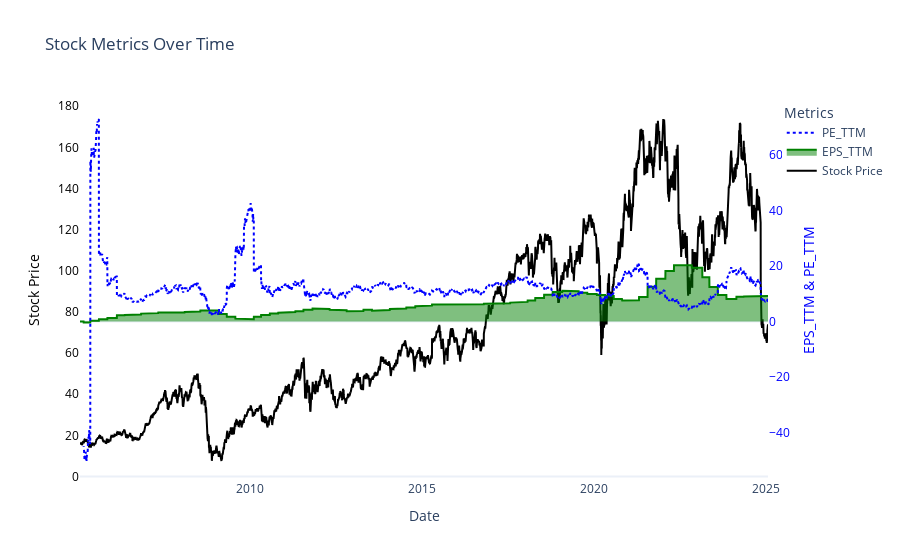

This figure's notebook cell:
### Code cell
import plotly.graph_objects as go


# Create the figure
fig = go.Figure()

# Add stock_price on primary y-axis (left)
fig.add_trace(go.Scatter(
    x=stock_consolidate_df.index,
    y=stock_consolidate_df["stock_price"],
    mode='lines',
    line=dict(color='black'),
    name='Stock Price',
    yaxis="y1"
))

# Add EPS_TTM on secondary y-axis (right)
fig.add_trace(go.Scatter(
    x=stock_consolidate_df.index,
    y=stock_consolidate_df["EPS_TTM"],
    mode='lines',
    fill='tonexty',  # Shadow effect
    line=dict(color='green'),
    name='EPS_TTM',
    yaxis="y2"
))

# Add PE_TTM on secondary y-axis (right)
fig.add_trace(go.Scatter(
    x=stock_consolidate_df.index,
    y=stock_consolidate_df["PE_TTM"],
    mode='lines',
    line=dict(color='blue', dash='dot'),
    name='PE_TTM',
    yaxis="y2"
))

# Update layout to remove grid and configure dual y-axes
fig.update_layout(
    title="Stock Metrics Over Time",
    xaxis=dict(title="Date", showgrid=False),
    yaxis=dict(
        title="Stock Price",
        showgrid=False,
        titlefont=dict(color="black"),
        tickfont=dict(color="black")
    ),
    yaxis2=dict(
        title="EPS_TTM & PE_TTM",
        overlaying="y",  # Overlay with y1
        side="right",
        showgrid=False,
        titlefont=dict(color="blue"),
        tickfont=dict(color="blue")
    ),
    legend_title="Metrics",
    template="plotly_white",
    plot_bgcolor='white'  # Background color
)

# Show the plot
fig.show()

### Figure 1 — Plotly figure (JSON) as saved in the notebook; plotly's stock layout.template omitted (floating-point values rounded to 4 significant figures; data arrays with more than 128 entries replaced by an {"elided": "..."} marker saying what was removed)
{"data": [{"line": {"color": "black"}, "mode": "lines", "name": "Stock Price", "type": "scatter", "x": {"elided": "5032 str values"}, "y": {"elided": "5032 float values"}, "yaxis": "y"}, {"fill": "tonexty", "line": {"color": "green"}, "mode": "lines", "name": "EPS_TTM", "type": "scatter", "x": {"elided": "5032 str values"}, "y": {"elided": "5032 float values"}, "yaxis": "y2"}, {"line": {"color": "blue", "dash": "dot"}, "mode": "lines", "name": "PE_TTM", "type": "scatter", "x": {"elided": "5032 str values"}, "y": {"elided": "5032 float values"}, "yaxis": "y2"}], "layout": {"legend": {"title": {"text": "Metrics"}}, "plot_bgcolor": "white", "title": {"text": "Stock Metrics Over Time"}, "xaxis": {"showgrid": false, "title": {"text": "Date"}}, "yaxis": {"showgrid": false, "tickfont": {"color": "black"}, "title": {"font": {"color": "black"}, "text": "Stock Price"}}, "yaxis2": {"overlaying": "y", "showgrid": false, "side": "right", "tickfont": {"color": "blue"}, "title": {"font": {"color": "blue"}, "text": "EPS_TTM & PE_TTM"}}}}
